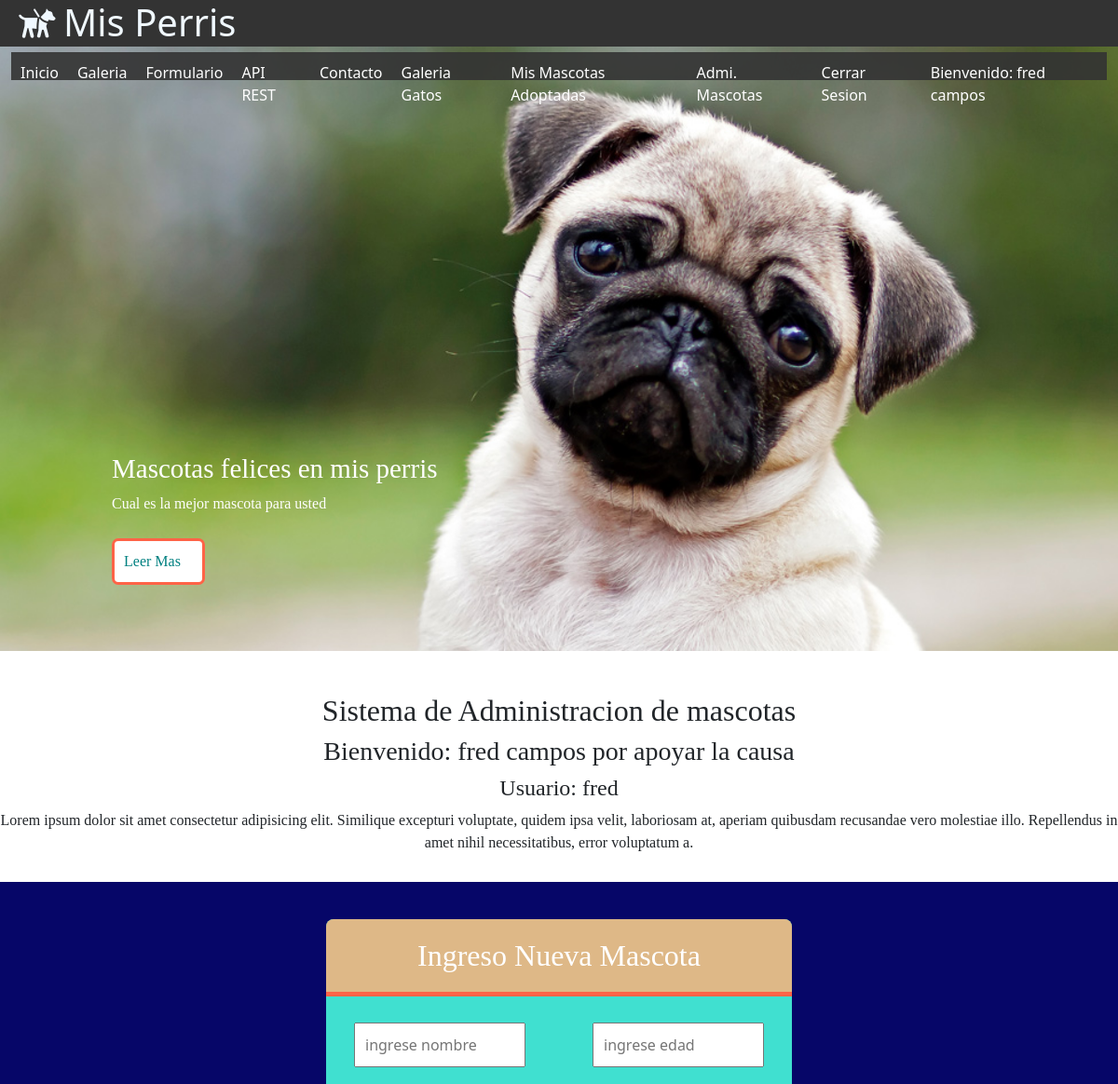
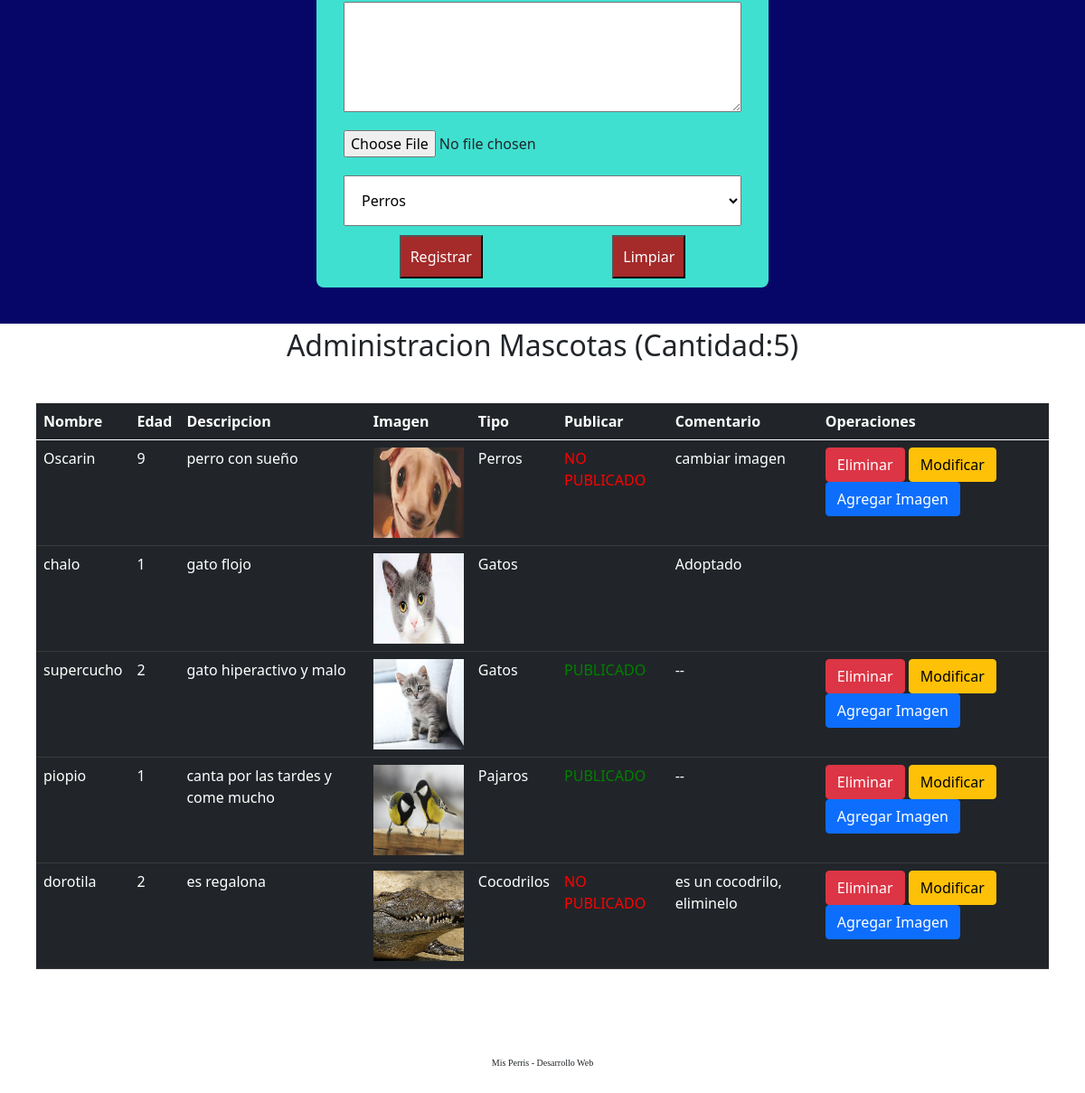
Page /registro/ (signed in) on the committed database (2 pictures, top to bottom).
### misPerris/models.py (models this page shows, shortened)
class Mascota(models.Model):
    nombre = models.CharField(primary_key=True,max_length=25)
    edad = models.IntegerField()
    descripcion = models.TextField()
    imagen = models.ImageField(upload_to='fotos',default='fotos/no_disponible.jpg')
    categoria = models.ForeignKey(Categoria, on_delete=models.CASCADE)
    publicar = models.BooleanField(default=False)
    comentario = models.TextField(default='--')
    usuario = models.CharField(max_length=45,default='--')
    dueno = models.CharField(max_length=45,default='--')

class Categoria(models.Model):
    nombre = models.CharField(primary_key=True,max_length=25)
    annos = models.IntegerField()
    imagen = models.ImageField(upload_to='cate',null=True)

### misPerris/views.py (the view, shortened to what this page needs)
# urls.py: path('registro/',registro,name='REG'),
@login_required(login_url='/login/')
@permission_required('misPerris.add_mascota',login_url='/login/')
def registro(request):
    nom_user = request.user.username # recupero del request el usuario (login)
    registros = Categoria.objects.all() # select * from Categoria
    mensaje=""
    mascotas= Mascota.objects.filter(usuario=nom_user)
    contexto = {"categorias":registros, "mensaje":mensaje,"mascotas":mascotas}
    cantidad =  Mascota.objects.filter(usuario=nom_user).count()
    contexto["cantidad"] = cantidad
    return render(request, "registro.html",contexto)

### misPerris/templates/registro.html (shortened to what this page needs)
{% extends "base.html" %}
{% load static%}
{% block css %}
<link rel="stylesheet" href="{% static 'css/formulario.css' %}">
<link href="https://cdn.jsdelivr.net/npm/bootstrap@5.0.1/dist/css/bootstrap.min.css" rel="stylesheet"
>
{% endblock css %}
{% block contenido %}
<section id="bienvenida">
    <h2>Sistema de Administracion de mascotas</h2>
    <h3>Bienvenido: {{user.first_name}} {{user.last_name}} por apoyar la causa</h3>
    <h4>Usuario: {{user.username}}</h4>
    <p>Lorem ipsum dolor sit amet consectetur adipisicing elit. Similique excepturi voluptate, quidem ipsa
        velit, laboriosam at, aperiam quibusdam recusandae vero molestiae illo. Repellendus in amet nihil
        necessitatibus, error voluptatum a.</p>
</section>
<section id="formulario">
    <form class="form-registro" action="{% url 'REG' %}" method="POST" onsubmit="return validar()"
        enctype="multipart/form-data">
        <h2 class="form-titulo">Ingreso Nueva Mascota</h2>
        <div class="contenedor-input">
            <input class="col-p" style="margin: 10px;" type="text" name="txtNombre" id="txtNombre"
                placeholder="ingrese nombre" required minlength="5" pattern="[A-Za-z ]{5,25}"
                title="solo letras entre 5 y 25 caracteres">
            <input class="col-p" style="margin: 10px;" type="number" name="txtEdad" id="txtEdad" required
                placeholder="ingrese edad">
            <textarea class="col-g" style="margin: 10px;" name="txtDesc" id="txtDesc" cols="30" rows="5"></textarea>
            <input class="col-g" type="file" name="txtImg" id="txtImg">
            <select class="col-g" style="margin: 10px;padding: 15px;" name="cboCategoria" id="cboCategoria">
                {% for reg in categorias %}
                <option value="{{reg.nombre}}">{{reg.nombre}}</option>
                {% endfor %}
            </select>
            <input class="btn-registro" type="submit" value="Registrar">
            <input class="btn-registro" type="reset" value="Limpiar">
        </div>
    </form>
</section>
</main>
<div style="text-align: center;font-size: xx-large;">Administracion Mascotas (Cantidad:{{cantidad}})</div>
<div style="margin: auto;padding: 40px;">
    <table class="table table-dark">
        <thead>
            <tr>
                <th>Nombre</th>
                <th>Edad</th>
                <th>Descripcion</th>
                <th>Imagen</th>
                <th>Tipo</th>
                <th>Publicar</th>
                <th>Comentario</th>
                <th>Operaciones</th>
            </tr>
        </thead>
        <tbody>
            {% for reg in mascotas %}
            <tr>
                <td>{{reg.nombre}}</td>
                <td>{{reg.edad}}</td>
                <td>{{reg.descripcion}}</td>
                <td>
                    <img src="{{reg.imagen.url}}" alt="" width="100px" height="100px">
                </td>
                <td>{{reg.categoria.nombre}}</td>
                <td>
                    {% if reg.publicar %}
                    <div style="color: green;">PUBLICADO</div>
                    {% else %}
                    {% if reg.comentario != 'Adoptado' %}
                    <div style="color: red;">NO PUBLICADO</div>
                    {% endif %}
                    {% endif %}
                </td>
                <td>
                    {{reg.comentario}}
                </td>
                <td>
                    {% if reg.comentario != 'Adoptado' %}
                    <button class="btn btn-danger" onclick="eliminar('{{reg.nombre}}')">Eliminar</button>
                    <button class="btn btn-warning" onclick="modificar('{{reg.nombre}}')">Modificar</button>
                    <button class="btn btn-primary" onclick="galeria('{{reg.nombre}}')" data-bs-toggle="modal"
                        data-bs-target="#exampleModal">Agregar
                        Imagen</button>
                    {% endif %}
                </td>
            </tr>
            {% endfor %}
        </tbody>
    </table>
</div>
{% endblock contenido %}

### misPerris/templates/base.html (shortened to what this page needs)
{% load static %}
<!DOCTYPE html>
<html lang="en">
<head>
    <link rel="stylesheet" href="{% static 'css/estilos.css' %}">
    {% block css %}
    {% endblock css %}
</head>
<body>
    <header>
        <div class="contenedor">
            <h1 class="icon-guidedog">Mis Perris</h1>
            <nav class="menu">
                <a href="{% url 'IND' %}">Inicio</a>
                <a href="{% url 'GALE' %}">Galeria</a>
                <a href="{% url 'FORMU' %}">Formulario</a>
                <a href="{% url 'CONSUMIRAPI' %}">API REST</a>
                <a href="">Contacto</a>
                <a href="{% url 'FILTROCATE' 'Gatos' %}">Galeria Gatos</a>
                {% if user.is_authenticated %}
                    <a href="{% url 'ADMINUSUARIO' %}">Mis Mascotas Adoptadas</a>
                    <a href="{% url 'REG' %}">Admi. Mascotas</a>
                    <a href="{% url 'CERRAR' %}">Cerrar Sesion</a>
                    <a href="">Bienvenido: {{user.first_name}} {{user.last_name}}</a>
                {% else %}
                    <a href="{% url 'LOGIN' %}">Login</a>
                    <a href="{% url 'CREARU' %}">Registrar Usuario</a>
                {% endif %}
            </nav>
        </div>
    </header>
    <main>
        <section id="banner">
            <img src="{% static 'img/perro1.jpg' %}" alt="">
            <div class="contenedor">
                <h2>Mascotas felices en mis perris</h2>
                <p>Cual es la mejor mascota para usted</p>
                <a href="">Leer Mas</a>
            </div>
        </section>
        {% block contenido %}
        {% endblock contenido %}
    <footer>
        <div class="contenedor">
            <p>Mis Perris - Desarrollo Web</p>
        </div>
    </footer>
</body>
</html>

### misPerris/static/css/estilos.css (style rules this page uses)
* { margin: 0; padding: 0; }
header { width: 100%; height: 50px; background: #333; color: aliceblue; position: fixed; z-index: 100; }
h1 { float: left; }
.contenedor { width: 98%; margin: auto; }
footer { height: 100px; }
footer .contenedor { margin-top: 40px; font-family: cursive; font-size: 10px; text-align: center; }

### misPerris/static/css/formulario.css (style rules this page uses)
#formulario { background: rgb(6, 6, 104); padding: 40px; }
.form-titulo { background: burlywood; font-family: cursive; padding: 20px; text-align: center; color: white; border-bottom: solid 5px tomato; border-radius: 8px 8px 0px 0px; }
.form-registro { background: turquoise; width: 95%; margin:auto; max-width: 500px; border-radius: 8px; }
.contenedor-input { padding: 10px 20px; display: flex; flex-wrap: wrap; justify-content: space-between; }
input { padding: 10px; margin-bottom: 10px; }
.col-p { width: 40%; }
.col-g { width: 100%; }
.btn-registro { background: brown; color: white; margin:auto; }

### misPerris/static/css/menu.css (style rules this page uses)
.menu { position: absolute; top:50px; left: 0; width: 100%; height: 100vh; background: rgb(51, 51, 51,0.9); transform: translateX(-100%); transition: 1.5s; }
.menu a { color: white; text-decoration: none; display: block; height: 30px; padding: 10px; border-bottom: solid 1px rgb(255, 255, 255,0.3); }
@media (min-width:1024px) { .menu { position: static; width: auto; height: auto; float: right; display: flex; transform: translateX(0%); } }
@media (min-width:1024px) { .menu a { border-bottom: none; } }

### misPerris/static/css/banner.css (style rules this page uses)
#banner img { width: 100%; }
#banner .contenedor { position: absolute; top:20%; left:10%; width: 60%; color: white; font-family: cursive; }
#banner .contenedor h2 { font-size: 29px; }
#banner .contenedor a { color: teal; text-decoration: none; display: block; width: 100px; margin-top: 25px; padding: 10px; background: white; border-radius: 7px; border: solid 3px tomato; }

### misPerris/static/css/bienvenida.css (style rules this page uses)
#bienvenida { font-family: cursive; text-align: center; margin-top: 45px; margin-bottom: 30px; }

### rows in the picture
Mascota: nombre "Oscarin", edad "9", descripcion "perro con sueño", imagen (picture), categoria.nombre "Perros", publicar "NO PUBLICADO", comentario "cambiar imagen"
Mascota: nombre "chalo", edad "1", descripcion "gato flojo", imagen (picture), categoria.nombre "Gatos", comentario "Adoptado"
Mascota: nombre "supercucho", edad "2", descripcion "gato hiperactivo y malo", imagen (picture), categoria.nombre "Gatos", publicar "PUBLICADO", comentario "--"
Mascota: nombre "piopio", edad "1", descripcion "canta por las tardes y come mucho", imagen (picture), categoria.nombre "Pajaros", publicar "PUBLICADO", comentario "--"
Mascota: nombre "dorotila", edad "2", descripcion "es regalona", imagen (picture), categoria.nombre "Cocodrilos", publicar "NO PUBLICADO", comentario "es un cocodrilo, eliminelo"

### other values in the picture
{{ user.first_name }} "fred"
{{ user.last_name }} "campos"
{{ user.username }} "fred"
{{ cantidad }} "5"
form field cboCategoria "Perros"
